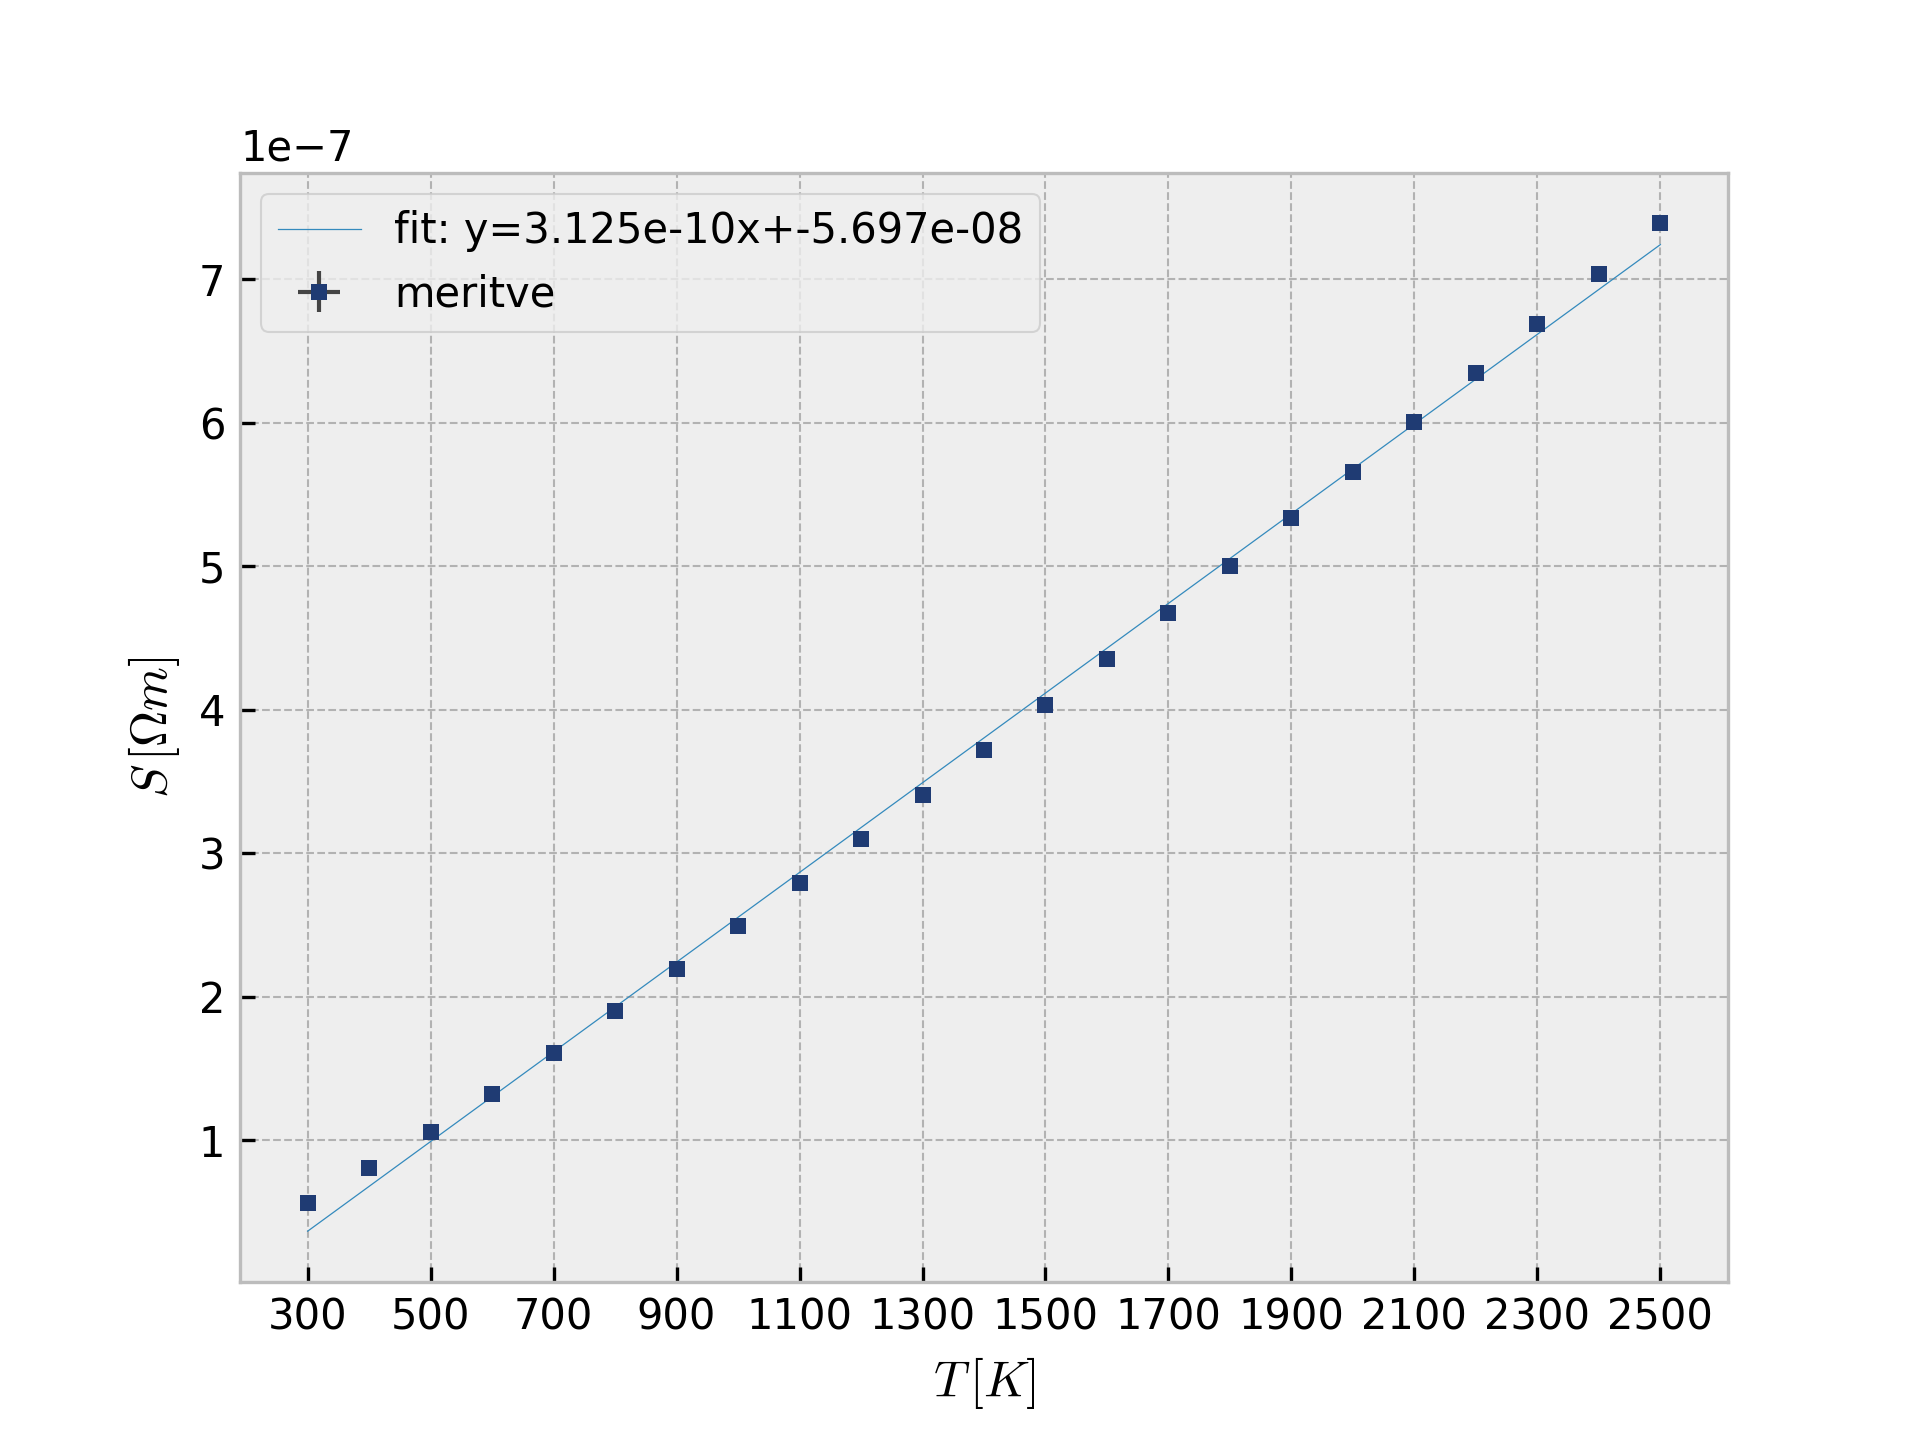

Python code for this plot:
import numpy as np
import matplotlib.pyplot as plt
from scipy.optimize import curve_fit
import pandas as pd

plt.style.use('bmh') #ZELO DOBER PRESET!!!

df = pd.read_excel("data1.ods", engine="odf")

print(df)
#PAZI!!! PRVA VRSTA SE NE UPOSTEVA !!!!
x = df.iloc[:,0].to_numpy()
y = df.iloc[:,1].to_numpy()
# y_cal = df.iloc[:,5].to_numpy()
# x_err = df.iloc[:,2].to_numpy()
# y_err = df.iloc[:,3].to_numpy()

print(x); print(y);

# Model (linear fit)
def f(x, a, b):
    return a*x + b

# Fit
params, cov = curve_fit(f, x, y)
a, b = params
errors = np.sqrt(np.diag(cov))

# Plot

#wow:
plt.errorbar(
    x, y,
    yerr=0,
    xerr=0,
    fmt='s',  # square markers
    markersize=4,  # smaller dots
    color='#1f3b73',  # dark blue (markers + line)
    ecolor='#444444',  # dark grey error bars
    elinewidth=1,  # thin error lines
    capsize=3,  # "T" caps size
    capthick=1,  # thickness of caps
    markeredgewidth=0,
    linestyle='none',  # no connecting lines
    label='meritve'
)

x_fit = np.linspace(min(x), max(x), 100)
plt.plot(x_fit, f(x_fit, a, b), label=f'fit: y={a:.3e}x+{b:.3e}', linewidth=0.3)

plt.xticks(np.arange(min(x), max(x)+1, 200))
plt.legend()
plt.xlabel(r"$T\,[K]$")
plt.ylabel(r"$S\,[\Omega m]$")
plt.savefig("graf1test.png", dpi=300)

plt.show()

print("a =", a)
print("b =", b)

#neke
